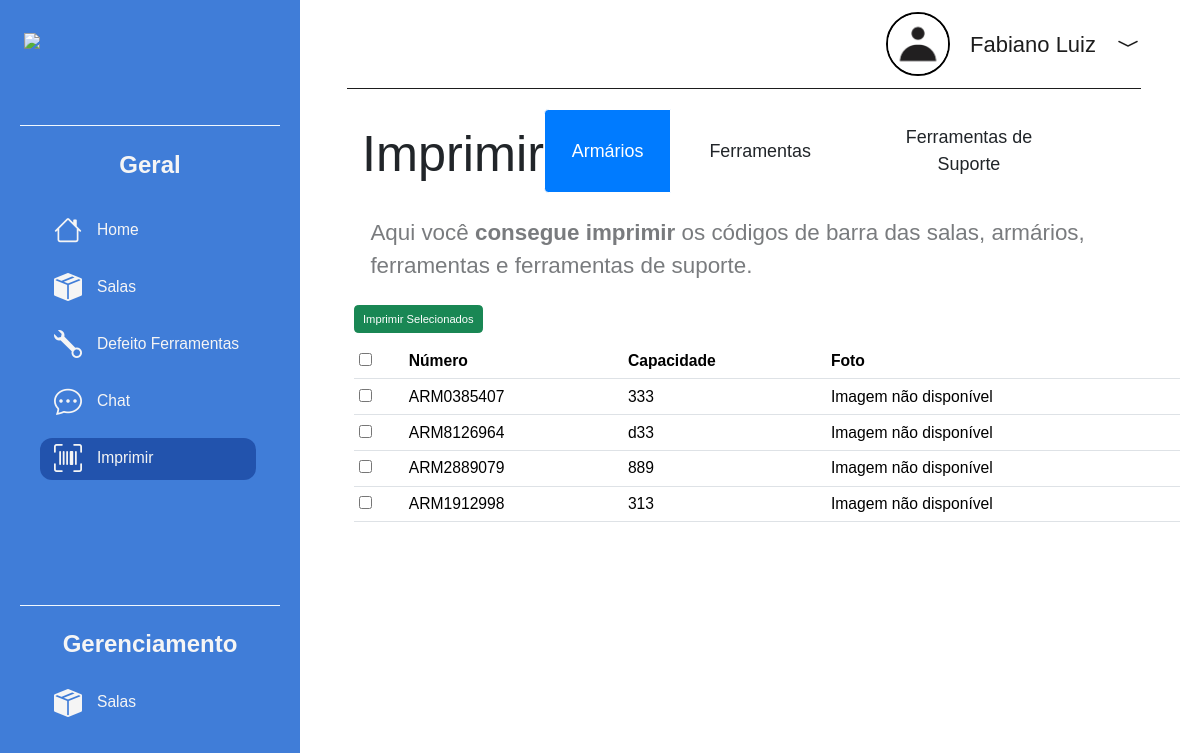
The page /imprimir (signed in) on the database as committed earlier.
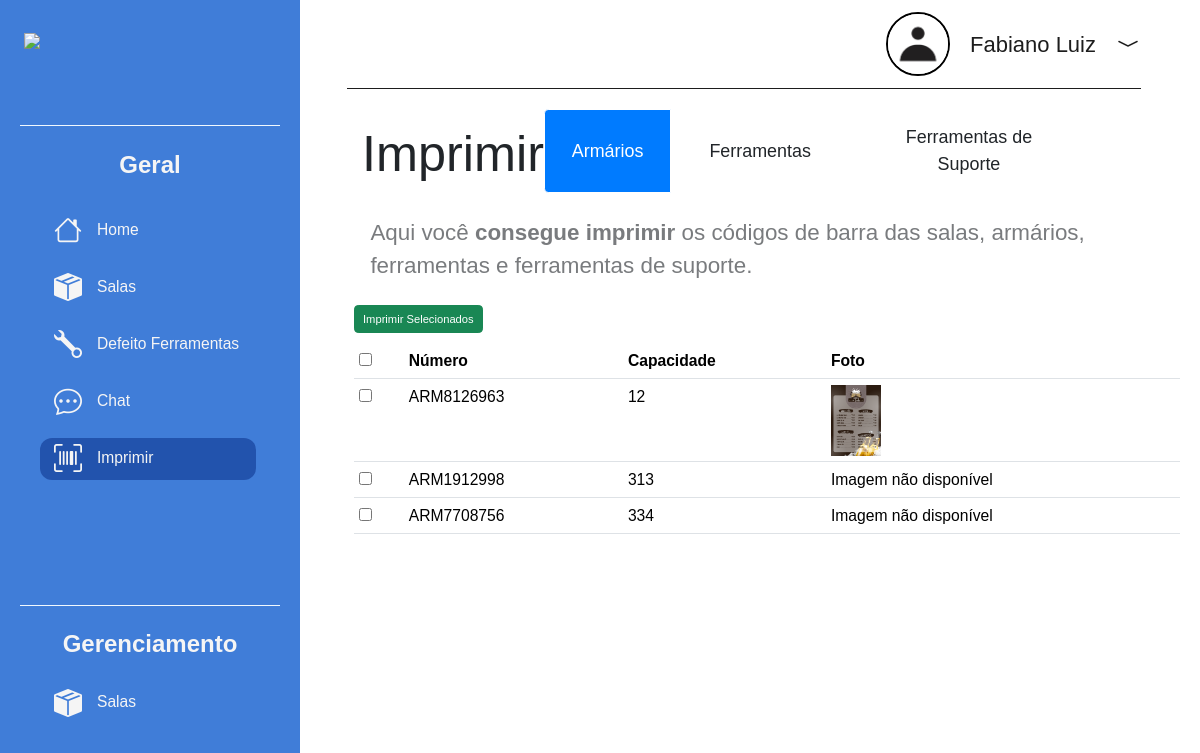
The same page on the database as committed later.
### app/models.py (models this page shows, shortened)
class Armario(db.Model):
    id_armario = db.Column(db.Integer, primary_key=True)
    numero = db.Column(db.String, default=1)
    capacidade_ferramentas = db.Column(db.Integer, nullable=False, default=0)
    foto_armario = db.Column(db.String, nullable=True)
    sala_id = db.Column(db.Integer, db.ForeignKey('salas.id_salas'), nullable=False)

### app/views.py (the view, shortened to what this page needs)
@app.route('/imprimir', methods=['GET', 'POST'])
@login_required
def imprimir_codes():
    salas = Salas.query.all()
    armarios_query = Armario.query
    ferramentas_query = Ferramentas.query
    ferramentas_suporte_query = FerramentasSuporte.query
    filter_sala = request.form.get('filter-sala')  # Filtro de sala
    filter_armario = request.form.get('filter-armario')  # Filtro de armário
    filter_ferramenta = request.form.get('filter-ferramenta')  # Filtro de ferramenta
    if filter_armario:
        armarios_query = armarios_query.filter_by(id_armario=filter_armario)
        ferramentas_query = ferramentas_query.filter(Ferramentas.armario_id == filter_armario)
        ferramentas_suporte_query = ferramentas_suporte_query.filter(
            FerramentasSuporte.armario_id == filter_armario
        )
    if filter_ferramenta:
        ferramentas_query = ferramentas_query.filter_by(nome_ferramenta=filter_ferramenta)
        ferramentas_suporte_query = ferramentas_suporte_query.filter_by(nome_ferramenta_sup=filter_ferramenta)
    armarios = armarios_query.all()
    ferramentas = ferramentas_query.all()
    ferramentas_suporte = ferramentas_suporte_query.all()
    for armario in armarios:
        armario.barcode_path = generate_barcode_image(armario.numero)
    for ferramenta in ferramentas:
        ferramenta.barcode_path = generate_barcode_image(str(ferramenta.numero))
    for suporte in ferramentas_suporte:
        suporte.barcode_path = generate_barcode_image(str(suporte.numero))
    return render_template(
        'imprimir.html',
        armarios=armarios,
        ferramentas=ferramentas,
        ferramentas_suporte=ferramentas_suporte,
        salas=salas,
        filter_sala=filter_sala,
        filter_armario=filter_armario,
        filter_ferramenta=filter_ferramenta
    )

### app/models.py (called while the page is built)
@login_manager.user_loader
def load_user(user_id):
    return User.query.get(user_id)

    def puxar_nome(self):
        return self.nome

    def obter_foto(self):
        if self.foto:
            return url_for('static', filename='uploads/perfil/' + self.foto)
        else:
            return url_for('static', filename='imgs/defaultPeople.png')

### app/views.py (called while the page is built, shortened)
def generate_barcode_image(number):
    barcode_folder = os.path.join(os.getcwd(), 'app', 'static', 'barcodes')
    barcode_path = os.path.join(barcode_folder, f"{number}")
    if os.path.exists(barcode_path + ".png"):
        print(f"Arquivo de código de barras já existe: {barcode_path}.png")
        return barcode_path + ".png"

@app.context_processor
def inject_user():
    return dict(current_user=current_user)

### app/templates/imprimir.html (shortened to what this page needs)
{% extends 'base.html' %}
{% block content %}
{% include 'navbar.html' %}
<main>
    <div class="container">
        <h1 class="main-title">Imprimir</h1>
        <div class="btn-group">
            <button class="btn active" onclick="switchTable('armarios', this)">Armários</button>
            <button class="btn" onclick="switchTable('ferramentas', this)">Ferramentas</button>
            <button class="btn" onclick="switchTable('ferramentasSup', this)">Ferramentas de Suporte</button>
        </div>
    </div>
    <p class="desc_txt">Aqui você <strong>consegue imprimir</strong> os códigos de barra das salas, armários, ferramentas e ferramentas de suporte.</p>
    <button class="btn btn-success my-3" onclick="imprimirSelecionados()">Imprimir Selecionados</button>
    <div class="table-container active" id="armarios-table">
        <table class="table">
            <thead>
                <tr>
                    <th><input type="checkbox" id="select-all-armarios" onclick="toggleSelectAll('armarios')"></th>
                    <th>Número</th>
                    <th>Capacidade</th>
                    <th>Foto</th>
                </tr>
            </thead>
            <tbody>
                {% for armario in armarios %}
                <tr>
                    <td><input type="checkbox" class="armarios-checkbox" data-numero="{{ armario.numero }}"></td>
                    <td>{{ armario.numero }}</td>
                    <td>{{ armario.capacidade_ferramentas }}</td>
                    <td>
                        {% if armario.foto_armario %}
                        <img src="{{ url_for('static', filename='uploads/' + armario.foto_armario) }}" alt="Foto" width="50">
                        {% else %}
                        <span>Imagem não disponível</span>
                        {% endif %}
                    </td>
                </tr>
                {% endfor %}
            </tbody>
        </table>
    </div>
</main>
{% endblock %}

Rows that differ between the two databases and show on the page:
removed Armario: numero "ARM0385407", capacidade_ferramentas "333", shows "Imagem não disponível"
removed Armario: numero "ARM2889079", capacidade_ferramentas "889", shows "Imagem não disponível"
changed Armario: numero "ARM8126964" → "ARM8126963"; capacidade_ferramentas "d33" → "12"; foto_armario: picture added; no longer shows "Imagem não disponível"
added Armario: numero "ARM7708756", capacidade_ferramentas "334", shows "Imagem não disponível"
